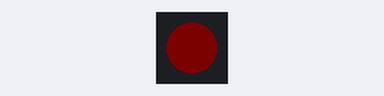
A program run on a simulated Pycom board running MicroPython. On the bench: 1 RGB LEDs in strip order, left to right. Dim RGB values are drawn brighter than linear; WiFi joins after 1.5 s; what the program prints to the serial console is not drawn.

Above: at 2.3 s.
At 4.46 s:
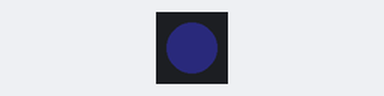
Timing chart, 0 to 5.0 s (numbered marks = the images above):
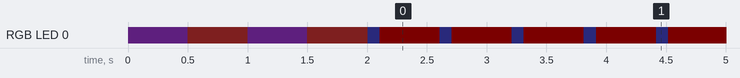

The program:

ping_test.py
```python
import machine
from network import WLAN
import pycom
import utime as time
import ustruct as struct

import usocket as socket
import uselect as select
from ubinascii import hexlify as tohex

pycom.heartbeat(0)

sleep = time.sleep
fmt = '<IbI'
PERIOD=.5


def main():
    pycom.rgbled(0x010201)
    wlan = WLAN() # get current object, without changing the mode
    if machine.reset_cause() != machine.SOFT_RESET:
        wlan.init(mode=WLAN.STA)
        # configuration below MUST match your home router settings!!
        wlan.ifconfig(config=('192.168.58.124', '255.255.255.0', '192.168.58.1', '8.8.8.8')) # (ip, subnet_mask, gateway, DNS_server)
    reconnect()
    task()

def reconnect():
    wlan = WLAN()
    while not wlan.isconnected():
        # change the line below to match your network ssid, security and password
        wlan.connect('br232', auth=(WLAN.WPA2, 'sahbeeyi'), timeout=5000)
        print("connecting",end='')
        try:
            while not wlan.isconnected():
                pycom.rgbled(0x030104)
                time.sleep(.5)
                pycom.rgbled(0x040101)
                time.sleep(.5)
                print(".",end='')

            print("connected")
            pycom.rgbled(0x010301)
        except :
            time.sleep(1)


def task():
    LEN = 64
    sock = socket.socket(socket.AF_INET, socket.SOCK_DGRAM)
    pack = bytearray([i for i in range(LEN)])
    ack = bytearray(LEN)
    gett = time.ticks_ms
    poll = select.poll()
    latency = 100
    period = PERIOD
    target = ('192.168.1.22',5760)
    tic = 0
    r = 0
    while True:
        try:
            pycom.rgbled(0x010103) #white
            struct.pack_into(fmt,pack,0,tic,ord('c'),0)
            print('ping %s to %s pack(%d):%s '%(tic,target,len(pack),tohex(pack)))
            sock.sendto(pack,target)
            st = gett()
            poll.register(sock,select.POLLIN)
            evt = poll.poll(latency)
            if evt:
                r = 0

                for ev in evt:
                    fd = ev[0]

                    if fd == sock or fd == sock.fileno():
                        print("<1>",ev, sock)
                        ack,addr = sock.recvfrom(LEN)
                        et = gett()
                        ttic, c , sensor = struct.unpack_from(fmt,ack,0)
                        pycom.rgbled(0x000400) #green
                        print("%d...recv ttic:%d, tag:%s, sensor:%d from %s pack(%s):%s at %.05f"%(tic, ttic, c, sensor, addr, r,tohex(ack[:r]),et-st))
            else:
                print("%d.....recv nothing." % tic)
                pycom.rgbled(0x030000) #red
            sleep(period)
            tic += 1
        except OSError:
            reconnect()

if __name__ == '__main__':
    main()
```

Measured:
- by itself, RGB LED 0: off → RGB(3, 1, 4) at 0.00 s, → RGB(4, 1, 1) 0.50 s later, → RGB(3, 1, 4) 0.50 s later, → RGB(4, 1, 1) 0.50 s later, … (430 changes in this stretch)
